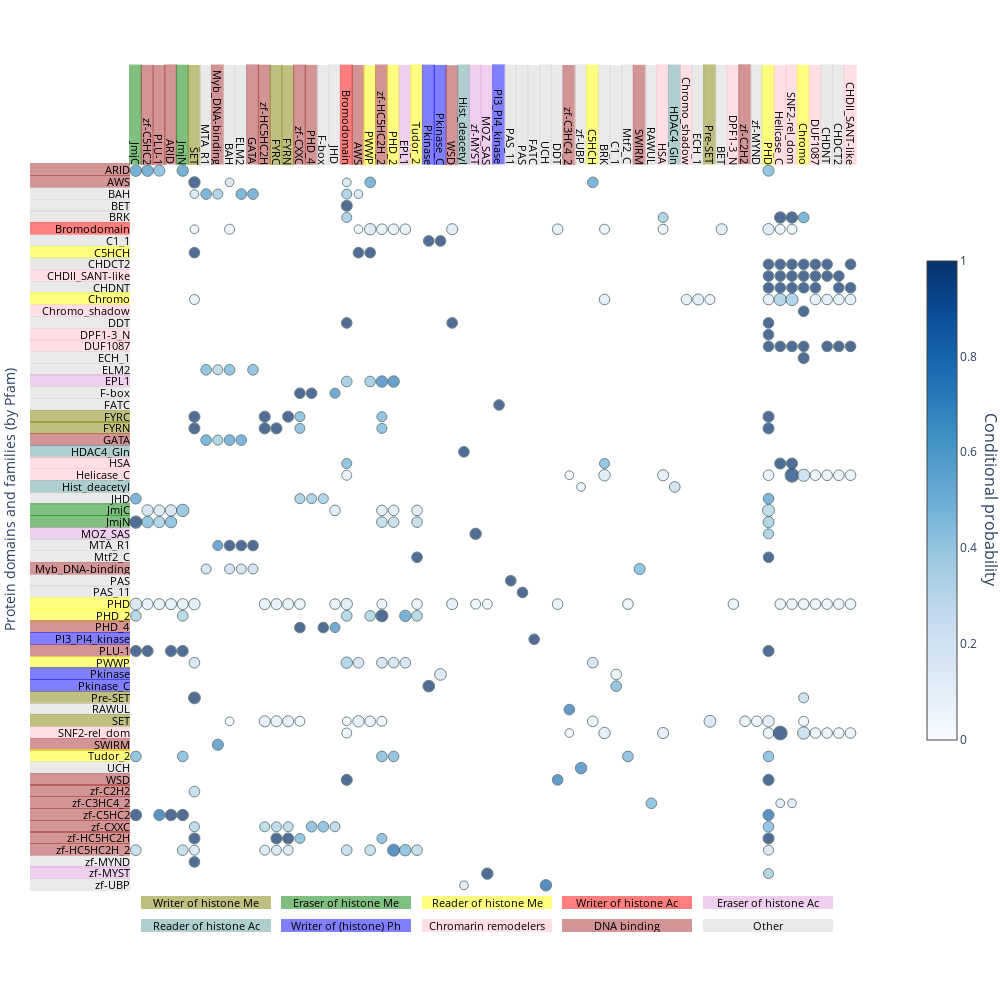

The cell this chart's notebook holds for it:
### Code cell
import plotly.graph_objects as go
from plotly.subplots import make_subplots
import matplotlib.colors as mcolors


n_rows, n_cols = df_cooc.shape
n_rows, n_cols = df_cooc.shape
x = np.arange(n_cols)
y = np.arange(n_rows)

x, y = np.meshgrid(x, y)

x = x.flatten()
y = y.flatten()


sizes = df_cooc_num.values.flatten()
colors = df_cooc.values.flatten()
mask = colors >0.01

fig = go.Figure(
    data=[
        go.Scatter(
            x=x[mask],
            y=y[mask],
            text=[
                f"{percent:.2f}%, {num:n} proteins"
                for num, percent in zip(sizes[mask], colors[mask])
            ],
            mode="markers",
            marker=dict(
                color=colors[mask],
                size=np.log(sizes[mask]*10)*10,
                showscale=True,
                # opacity=1,
                colorscale="blues",
                cmax=1,
                cmin=0,
                colorbar=dict(        
                    len=0.5,                 # Colorbar length (fraction of plot height)
                )
                # colorscale=[(0, "white"),(100, "blue")]
                # size_max=30
            ),
        )
    #     go.Heatmap(
    #     z=df_cooc.values,
    #     x=df_cooc.columns, 
    #     y=df_cooc.index, 
    #     colorscale='blues',
    # ),
    ]
)
def get_annot(posx,posy, text,ori,bg_color,width=100,align='right',hover=True):
    c = mcolors.to_rgb(bg_color)
    return dict(
        x=posx,
        y=posy,
        text=text,
        showarrow=False,
        font=dict(
            # family="Courier New, monospace",
            size=11,
            color="black"
            ),
        align=align,
        valign='middle',
        height=13,
        width=width,
        xanchor='right',
        yanchor='bottom',
        textangle=0 if ori=='h' else 90,
        borderwidth=0,
        borderpad=0,
        # bordercolor=f'rgba({c[0]}, {c[1]}, {c[2]}, 0.5)',
        bgcolor=f'rgba({c[0]*255}, {c[1]*255}, {c[2]*255}, 0.5)',
        opacity=1.0,
        hovertext=f'{text}<br>{color_to_cat[bg_color]}' if hover else None,
        name='lol'
        )
annotations_y = [ get_annot(-0.5,pos+0.5,text,'h',color_nodes[text]) for pos,text in enumerate(df_cooc.index)]
annotations_x = [ get_annot(pos+0.5,-0.5,text,'v',color_nodes[text]) for pos,text in enumerate(df_cooc.columns)]
annotations_x.append(
    dict(
            text="Conditional probability",
            font_size=16,
            # font_family='arial',
            # font_color='red',
            textangle=90,
            showarrow=False,
            # ^^ appearance
            xref="paper",
            yref="paper",
            x=1.12,
            y=0.5,
            # ^^ position
        )
)
fig.update_traces(
    mode="markers",
    marker=dict(sizemode="area", sizeref=0.6, line_width=1, line_color="DarkSlateGrey"),
)
annotations_legend1 = [get_annot(11.5+ pos*12,63,text,'h',color,width=130,align='center',hover=False) for pos,(text,color) in enumerate(color_cats[:5])]
annotations_legend2 = [get_annot(11.5+pos*12,65,text,'h',color,width=130,align='center',hover=False) for pos,(text,color) in enumerate(color_cats[5:])]
fig.update_layout(height=1000, width=1000,
                 xaxis=dict(
                     # tickmode="array",
                    tickmode='array',
                    tickvals=list(range(len(df_cooc.columns))),
                    ticktext=df_cooc.columns,
                    constrain='domain',
                    scaleanchor='y', 
                    # title='Protein domains and families (by Pfam)',
                    showticklabels=False,
                    automargin=True,
                ),
                yaxis=dict(
                    tickmode='array',
                    tickvals=list(range(len(df_cooc.index))),
                    ticktext=df_cooc.index,
                    autorange='reversed',
                    scaleanchor='x', 
                    constrain='domain',
                    title='Protein domains and families (by Pfam)',
                    showticklabels=False,
                    automargin=True
                ),
                  annotations=annotations_y+annotations_x+annotations_legend1+annotations_legend2,
                  margin=dict(l=30, r=100, t=1, b=1),
                  plot_bgcolor="white",
                  dragmode=False
                )
config = {
    'scrollZoom': False,  # Disable scroll to zoom
    'modeBarButtonsToRemove': ['zoom2d'],
    'displayModeBar': False,  # Hide the mode bar (toolbar)
    'doubleClick': False,  # Disable double click to reset zoom
    'editable': False,  # Disable edits like moving title and axes
    'staticPlot': False  # Disable all interactivity (makes the plot static)
}
fig.write_html("PfamvsPfam_plot.html", full_html=False,div_id='PfamvsPfam_plot',include_plotlyjs='js/plotly-2.35.2.min.js',config=config)
fig.show()
